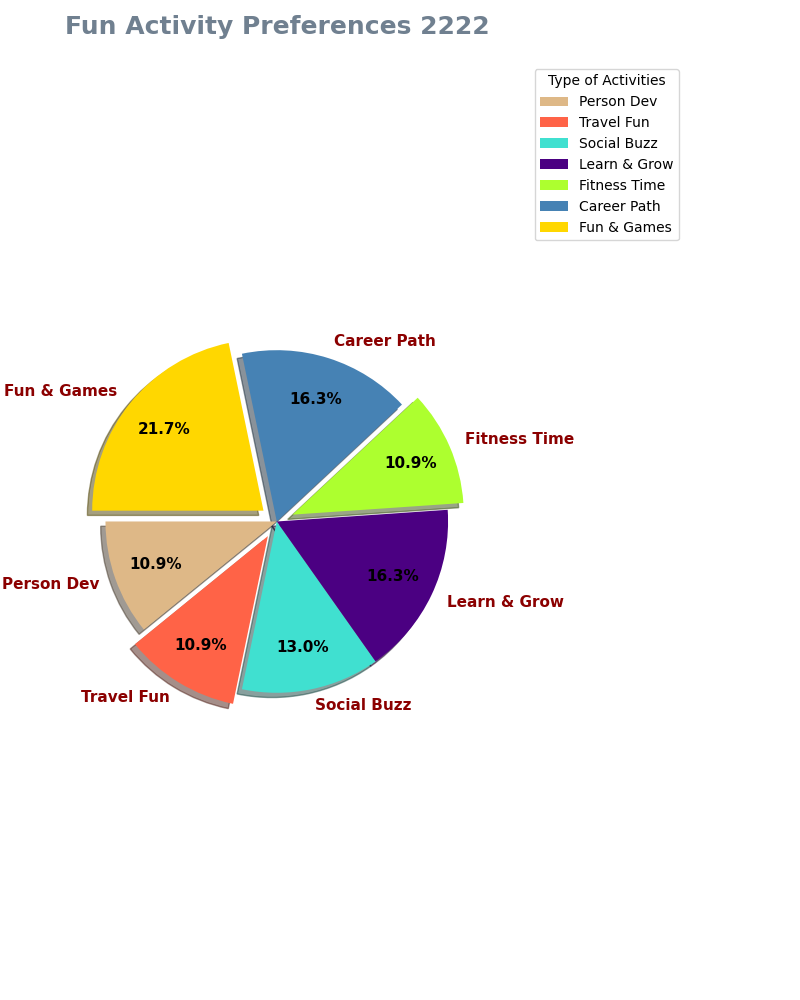

Write Python code to recreate this figure.
import matplotlib.pyplot as plt

# Altered activity names and title
activities = [
    "Person Dev",
    "Travel Fun",
    "Social Buzz",
    "Learn & Grow",
    "Fitness Time",
    "Career Path",
    "Fun & Games"
]

activity_proportions = [10, 10, 12, 15, 10, 15, 20]

colors = ['#DEB887', '#FF6347', '#40E0D0', '#4B0082', '#ADFF2F', '#4682B4', '#FFD700']

explode = (0, 0.1, 0, 0, 0.1, 0, 0.1)

fig, ax = plt.subplots(figsize=(8, 10))

wedges, texts, autotexts = ax.pie(
    activity_proportions, labels=activities, colors=colors, explode=explode,
    autopct='%1.1f%%', startangle=180, pctdistance=0.75, shadow=True
)

plt.setp(texts, size=11, weight='bold', color='darkred')
plt.setp(autotexts, size=11, color='black', weight='bold')

ax.axis('equal')
ax.set_title("Fun Activity Preferences 2222", fontsize=18, fontweight='bold', color='slategray', pad=20)

ax.legend(wedges, activities, title="Type of Activities", loc="upper right", bbox_to_anchor=(1, 0, 0.5, 1), fontsize=10)

plt.grid(False)
plt.tight_layout()
plt.show()
